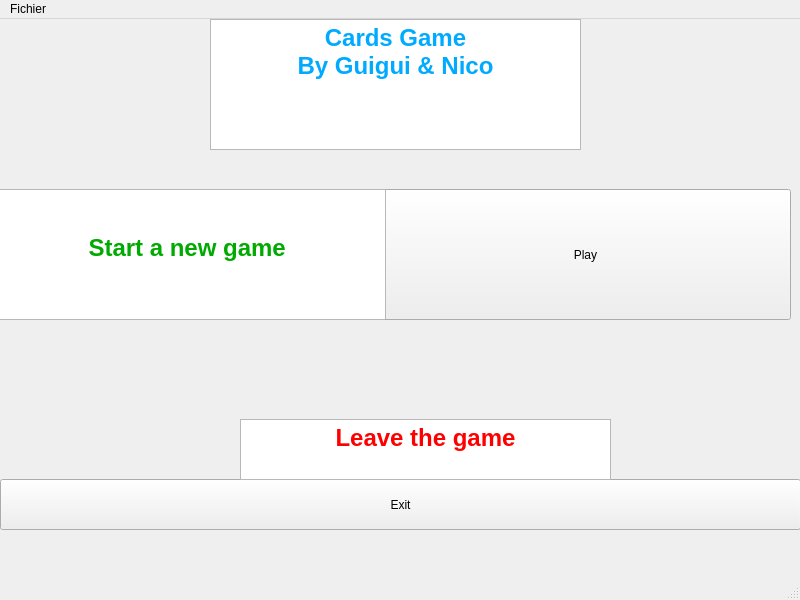
<?xml version="1.0" encoding="UTF-8"?>
<ui version="4.0">
 <class>MainWindow</class>
 <widget class="QMainWindow" name="MainWindow">
  <property name="geometry">
   <rect>
    <x>0</x>
    <y>0</y>
    <width>800</width>
    <height>600</height>
   </rect>
  </property>
  <property name="maximumSize">
   <size>
    <width>800</width>
    <height>600</height>
   </size>
  </property>
  <property name="windowTitle">
   <string>MainWindow</string>
  </property>
  <property name="styleSheet">
   <string notr="true"/>
  </property>
  <widget class="QWidget" name="centralwidget">
   <widget class="QPushButton" name="exitButton">
    <property name="geometry">
     <rect>
      <x>0</x>
      <y>460</y>
      <width>801</width>
      <height>51</height>
     </rect>
    </property>
    <property name="text">
     <string>Exit</string>
    </property>
   </widget>
   <widget class="QPushButton" name="startButton">
    <property name="geometry">
     <rect>
      <x>380</x>
      <y>170</y>
      <width>411</width>
      <height>131</height>
     </rect>
    </property>
    <property name="text">
     <string>Play</string>
    </property>
   </widget>
   <widget class="QTextBrowser" name="startLabel">
    <property name="geometry">
     <rect>
      <x>-5</x>
      <y>170</y>
      <width>391</width>
      <height>131</height>
     </rect>
    </property>
    <property name="html">
     <string>&lt;!DOCTYPE HTML PUBLIC &quot;-//W3C//DTD HTML 4.0//EN&quot; &quot;http://www.w3.org/TR/REC-html40/strict.dtd&quot;&gt;
&lt;html&gt;&lt;head&gt;&lt;meta name=&quot;qrichtext&quot; content=&quot;1&quot; /&gt;&lt;meta charset=&quot;utf-8&quot; /&gt;&lt;style type=&quot;text/css&quot;&gt;
p, li { white-space: pre-wrap; }
hr { height: 1px; border-width: 0; }
li.unchecked::marker { content: &quot;\2610&quot;; }
li.checked::marker { content: &quot;\2612&quot;; }
&lt;/style&gt;&lt;/head&gt;&lt;body style=&quot; font-family:'Segoe UI'; font-size:9pt; font-weight:400; font-style:normal;&quot;&gt;
&lt;p align=&quot;center&quot; style=&quot; margin-top:12px; margin-bottom:12px; margin-left:0px; margin-right:0px; -qt-block-indent:0; text-indent:0px;&quot;&gt;&lt;br /&gt;&lt;/p&gt;
&lt;p align=&quot;center&quot; style=&quot; margin-top:12px; margin-bottom:12px; margin-left:0px; margin-right:0px; -qt-block-indent:0; text-indent:0px;&quot;&gt;&lt;span style=&quot; font-size:18pt; font-weight:700; color:#00aa00;&quot;&gt;Start a new game &lt;/span&gt;&lt;/p&gt;&lt;/body&gt;&lt;/html&gt;</string>
    </property>
   </widget>
   <widget class="QTextBrowser" name="exitLabel">
    <property name="geometry">
     <rect>
      <x>240</x>
      <y>400</y>
      <width>371</width>
      <height>61</height>
     </rect>
    </property>
    <property name="html">
     <string>&lt;!DOCTYPE HTML PUBLIC &quot;-//W3C//DTD HTML 4.0//EN&quot; &quot;http://www.w3.org/TR/REC-html40/strict.dtd&quot;&gt;
&lt;html&gt;&lt;head&gt;&lt;meta name=&quot;qrichtext&quot; content=&quot;1&quot; /&gt;&lt;meta charset=&quot;utf-8&quot; /&gt;&lt;style type=&quot;text/css&quot;&gt;
p, li { white-space: pre-wrap; }
hr { height: 1px; border-width: 0; }
li.unchecked::marker { content: &quot;\2610&quot;; }
li.checked::marker { content: &quot;\2612&quot;; }
&lt;/style&gt;&lt;/head&gt;&lt;body style=&quot; font-family:'Segoe UI'; font-size:9pt; font-weight:400; font-style:normal;&quot;&gt;
&lt;p align=&quot;center&quot; style=&quot; margin-top:0px; margin-bottom:0px; margin-left:0px; margin-right:0px; -qt-block-indent:0; text-indent:0px;&quot;&gt;&lt;span style=&quot; font-size:18pt; font-weight:700; color:#ff0000;&quot;&gt;Leave the game&lt;/span&gt;&lt;/p&gt;&lt;/body&gt;&lt;/html&gt;</string>
    </property>
   </widget>
   <widget class="QTextBrowser" name="TitleLabel">
    <property name="geometry">
     <rect>
      <x>210</x>
      <y>0</y>
      <width>371</width>
      <height>131</height>
     </rect>
    </property>
    <property name="html">
     <string>&lt;!DOCTYPE HTML PUBLIC &quot;-//W3C//DTD HTML 4.0//EN&quot; &quot;http://www.w3.org/TR/REC-html40/strict.dtd&quot;&gt;
&lt;html&gt;&lt;head&gt;&lt;meta name=&quot;qrichtext&quot; content=&quot;1&quot; /&gt;&lt;meta charset=&quot;utf-8&quot; /&gt;&lt;style type=&quot;text/css&quot;&gt;
p, li { white-space: pre-wrap; }
hr { height: 1px; border-width: 0; }
li.unchecked::marker { content: &quot;\2610&quot;; }
li.checked::marker { content: &quot;\2612&quot;; }
&lt;/style&gt;&lt;/head&gt;&lt;body style=&quot; font-family:'Segoe UI'; font-size:9pt; font-weight:400; font-style:normal;&quot;&gt;
&lt;p align=&quot;center&quot; style=&quot; margin-top:0px; margin-bottom:0px; margin-left:0px; margin-right:0px; -qt-block-indent:0; text-indent:0px;&quot;&gt;&lt;span style=&quot; font-size:18pt; font-weight:700; color:#00aaff;&quot;&gt;Cards Game&lt;/span&gt;&lt;/p&gt;
&lt;p align=&quot;center&quot; style=&quot; margin-top:0px; margin-bottom:0px; margin-left:0px; margin-right:0px; -qt-block-indent:0; text-indent:0px;&quot;&gt;&lt;span style=&quot; font-size:18pt; font-weight:700; color:#00aaff;&quot;&gt;By Guigui &amp;amp; Nico&lt;/span&gt;&lt;/p&gt;&lt;/body&gt;&lt;/html&gt;</string>
    </property>
   </widget>
  </widget>
  <widget class="QMenuBar" name="menubar">
   <property name="geometry">
    <rect>
     <x>0</x>
     <y>0</y>
     <width>800</width>
     <height>21</height>
    </rect>
   </property>
   <widget class="QMenu" name="menufichier">
    <property name="title">
     <string>Fichier</string>
    </property>
    <addaction name="separator"/>
    <addaction name="actionQuitter"/>
   </widget>
   <addaction name="menufichier"/>
  </widget>
  <widget class="QStatusBar" name="statusbar"/>
  <action name="actionQuitter">
   <property name="text">
    <string>Quitter</string>
   </property>
  </action>
 </widget>
 <resources/>
 <connections/>
</ui>
